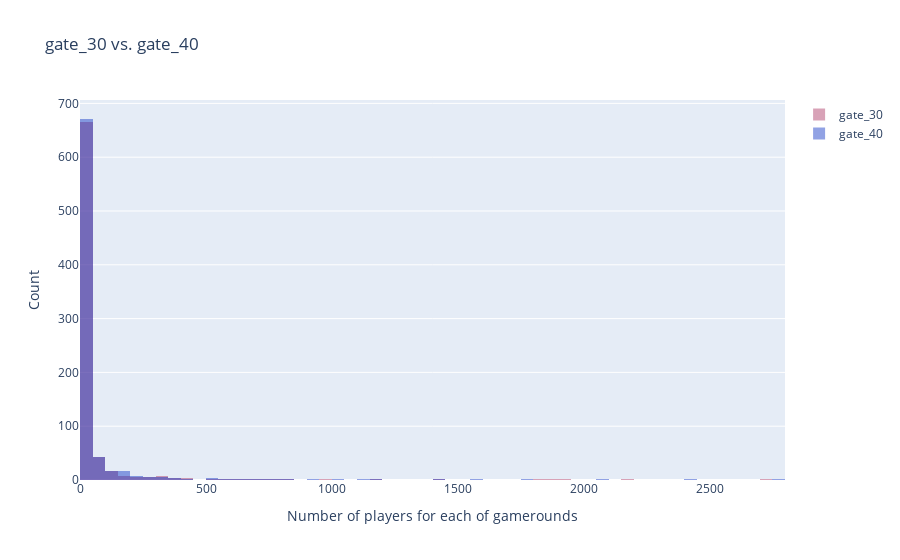

Notebook cell for this chart:
### Code cell
# prepare data
trace1 = go.Histogram(
    x=plot_ga,
    opacity=0.75,
    name = 'gate_30',
    marker = dict(color ='rgba(171,50,97,0.6)'))

trace2 = go.Histogram(
    x=plot_gb,
    opacity=0.75,
    name = 'gate_40',
    marker = dict(color = 'rgba(12,50,196,0.6)'))

da = [trace1, trace2]

lay = go.Layout(barmode = 'overlay',
                title = 'gate_30 vs. gate_40',
                xaxis = dict(title ='Number of players for each of gamerounds'),
                yaxis = dict(title = 'Count'))

fig = go.Figure(data=da, layout=lay)
fig.show()

### Figure 1 — Plotly figure (JSON) as saved in the notebook; plotly's stock layout.template omitted (floating-point values rounded to 4 significant figures; data arrays with more than 128 entries replaced by an {"elided": "..."} marker saying what was removed)
{"data": [{"marker": {"color": "rgba(171,50,97,0.6)"}, "name": "gate_30", "opacity": 0.75, "type": "histogram", "x": {"elided": "779 int values"}}, {"marker": {"color": "rgba(12,50,196,0.6)"}, "name": "gate_40", "opacity": 0.75, "type": "histogram", "x": {"elided": "792 int values"}}], "layout": {"barmode": "overlay", "title": {"text": "gate_30 vs. gate_40"}, "xaxis": {"title": {"text": "Number of players for each of gamerounds"}}, "yaxis": {"title": {"text": "Count"}}}}
